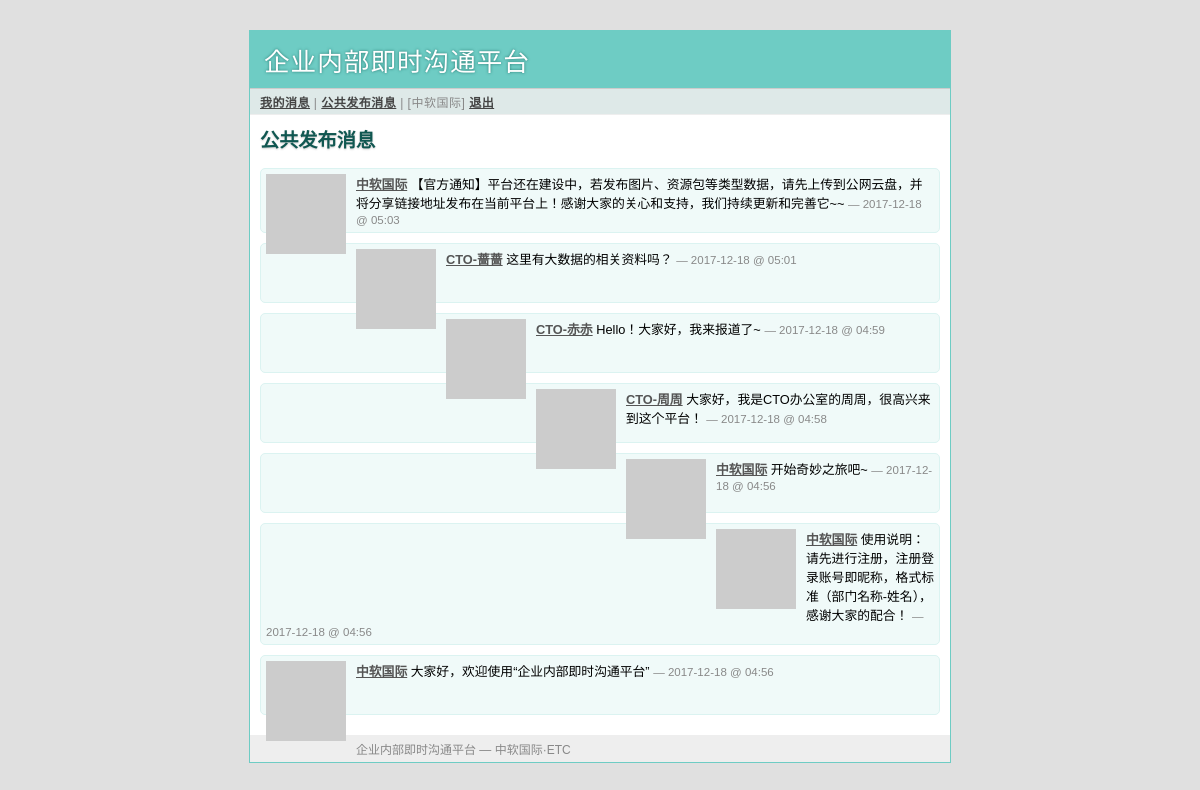
Page /public (signed in) on the committed database.
### tables this page shows
CREATE TABLE user (
  user_id integer primary key autoincrement,
  username text not null,
  email text not null,
  pw_hash text not null
);

CREATE TABLE message (
  message_id integer primary key autoincrement,
  author_id integer not null,
  text text not null,
  pub_date integer
);

### minitwit.py (the view)
@app.route('/public')
def public_timeline():
    return render_template('timeline.html', messages=query_db('''
        select message.*, user.* from message, user
        where message.author_id = user.user_id
        order by message.pub_date desc limit ?''', [PER_PAGE]))

### minitwit.py (called while the page is built)
def get_db():
    top = _app_ctx_stack.top
    if not hasattr(top, 'sqlite_db'):
        top.sqlite_db = sqlite3.connect(app.config['DATABASE'])
        top.sqlite_db.row_factory = sqlite3.Row
    return top.sqlite_db

@app.teardown_appcontext
def close_database(exception):
    top = _app_ctx_stack.top
    if hasattr(top, 'sqlite_db'):
        top.sqlite_db.close()

def query_db(query, args=(), one=False):
    cur = get_db().execute(query, args)
    rv = cur.fetchall()
    return (rv[0] if rv else None) if one else rv

def format_datetime(timestamp):
    return datetime.utcfromtimestamp(timestamp).strftime('%Y-%m-%d @ %H:%M')

def gravatar_url(email, size=80):
    return 'https://www.gravatar.com/avatar/%s?d=identicon&s=%d' % \
        (md5(email.strip().lower().encode('utf-8')).hexdigest(), size)

@app.before_request
def before_request():
    g.user = None
    if 'user_id' in session:
        g.user = query_db('select * from user where user_id = ?',
                          [session['user_id']], one=True)

### templates/timeline.html (shortened to what this page needs)
{% extends "layout.html" %}
{% block title %}
  {% if request.endpoint == 'public_timeline' %}
    公共发布消息
  {% elif request.endpoint == 'user_timeline' %}
    {{ profile_user.username }}发布的消息
  {% else %}
    我的消息
  {% endif %}
{% endblock %}
{% block body %}
  <h2>{{ self.title() }}</h2>
  <ul class="messages">
  {% for message in messages %}
    <li><img src="{{ message.email|gravatar(size=48) }}"><p>
      <strong><a href="{{ url_for('user_timeline', username=message.username)
      }}">{{ message.username }}</a></strong>
      {{ message.text }}
      <small>&mdash; {{ message.pub_date|datetimeformat }}</small>
  {% else %}
    <li><em>到目前为止您还未发布过任何消息</em>
  {% endfor %}
  </ul>
{% endblock %}

### templates/layout.html (shortened to what this page needs)
<!doctype html>
<link rel="stylesheet" type="text/css" href="{{ url_for('static', filename='style.css') }}">
<div class="page">
  <h1>企业内部即时沟通平台</h1>
  <div class="navigation">
  {% if g.user %}
    <a href="{{ url_for('timeline') }}">我的消息</a> |
    <a href="{{ url_for('public_timeline') }}">公共发布消息</a> |
    [{{ g.user.username }}]&nbsp;<a href="{{ url_for('logout') }}">退出</a>
  {% else %}
    <a href="{{ url_for('public_timeline') }}">公共发布消息</a> |
    <a href="{{ url_for('register') }}">新用户注册</a> |
    <a href="{{ url_for('login') }}">用户登录</a>
  {% endif %}
  </div>
  <div class="body">
  {% block body %}{% endblock %}
  </div>
  <div class="footer">
    企业内部即时沟通平台 &mdash; 中软国际·ETC
  </div>
</div>

### static/style.css (style rules this page uses)
a { color: rgb(85, 85, 85); }
div.page { background: white; border: 1px solid #6ECCC4; width: 700px; margin: 30px auto; }
div.page h1 { background: #6ECCC4; margin: 0; padding: 10px 14px; color: white; letter-spacing: 1px; text-shadow: 0 0 3px #24776F; font-weight: normal; }
div.page div.navigation { background: #DEE9E8; padding: 4px 10px; border-top: 1px solid #ccc; border-bottom: 1px solid #eee; color: #888; font-size: 12px; letter-spacing: 0.5px; }
div.page div.navigation a { color: #444; font-weight: bold; }
div.page h2 { margin: 0 0 15px 0; color: #105751; text-shadow: 0 1px 2px #ccc; }
div.page div.body { padding: 10px; }
div.page div.footer { background: #eee; color: #888; padding: 5px 10px; font-size: 12px; }
div.page ul.messages { list-style: none; margin: 0; padding: 0; }
div.page ul.messages li { margin: 10px 0; padding: 5px; background: #F0FAF9; border: 1px solid #DBF3F1; -moz-border-radius: 5px; -webkit-border-radius: 5px; min-height: 48px; }
div.page ul.messages p { margin: 0; }
div.page ul.messages li img { float: left; padding: 0 10px 0 0; }
div.page ul.messages li small { font-size: 0.9em; color: #888; }

### rows in the picture
user: user.username "中软国际"
message: username "中软国际", text "【官方通知】平台还在建设中，若发布图片、资源包等类型数据，请先上传到公网云盘，并将分享链接地址发布在当前平台上！感谢大家的关心和支持，我们持续更新和完善它~~", pub_date "2017-12-18 @ 05:03"
message: username "CTO-蔷蔷", text "这里有大数据的相关资料吗？", pub_date "2017-12-18 @ 05:01"
message: username "CTO-赤赤", text "Hello！大家好，我来报道了~", pub_date "2017-12-18 @ 04:59"
message: username "CTO-周周", text "大家好，我是CTO办公室的周周，很高兴来到这个平台！", pub_date "2017-12-18 @ 04:58"
message: username "中软国际", text "开始奇妙之旅吧~", pub_date "2017-12-18 @ 04:56"
message: username "中软国际", text "使用说明：请先进行注册，注册登录账号即昵称，格式标准（部门名称-姓名），感谢大家的配合！", pub_date "2017-12-18 @ 04:56"
message: username "中软国际", text "大家好，欢迎使用“企业内部即时沟通平台”", pub_date "2017-12-18 @ 04:56"
